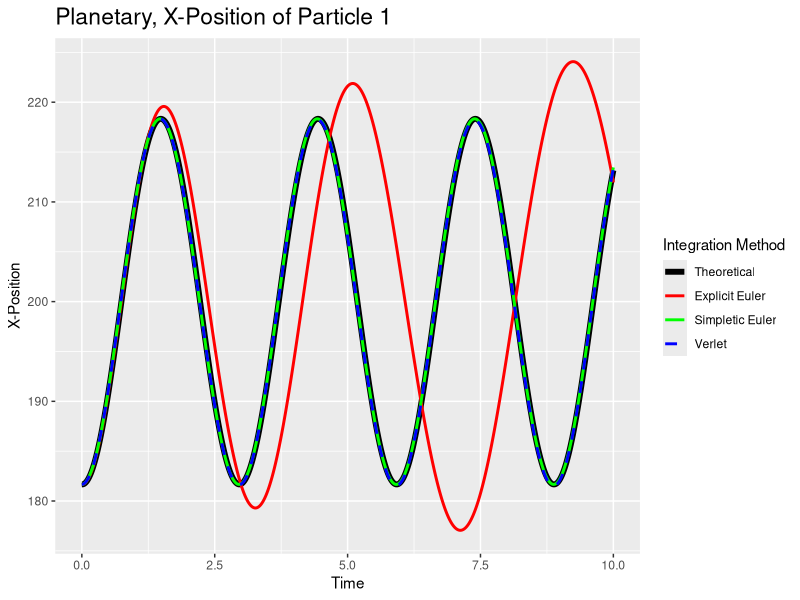
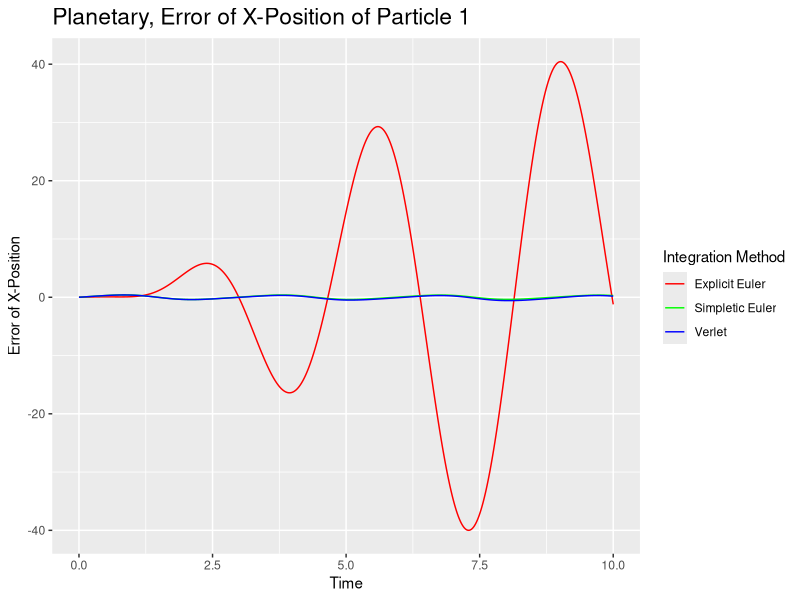
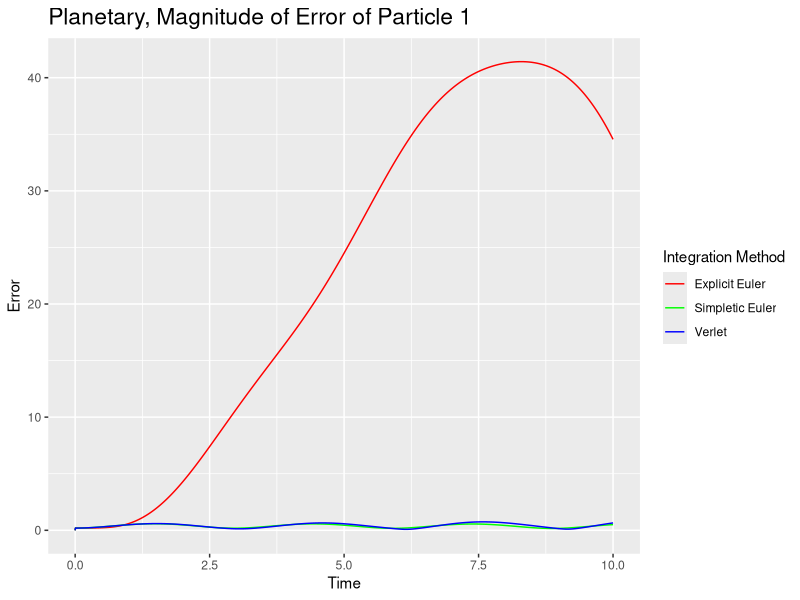
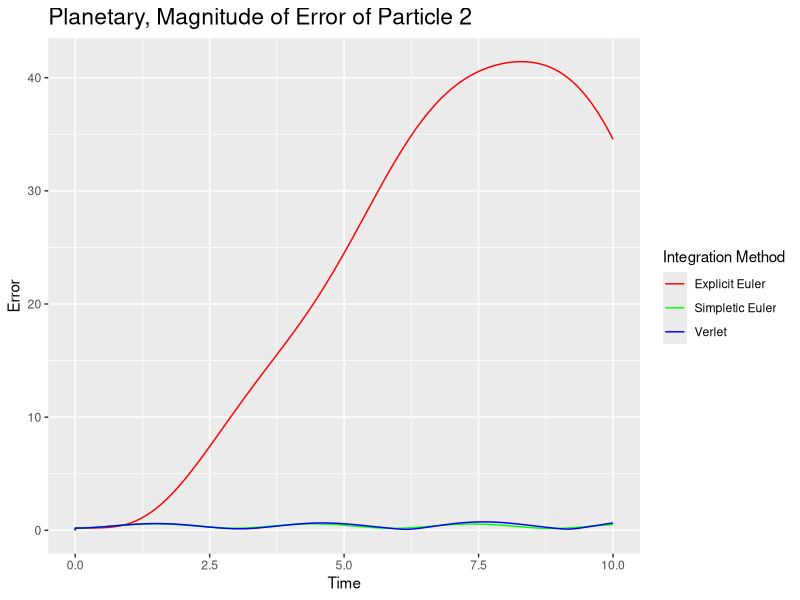
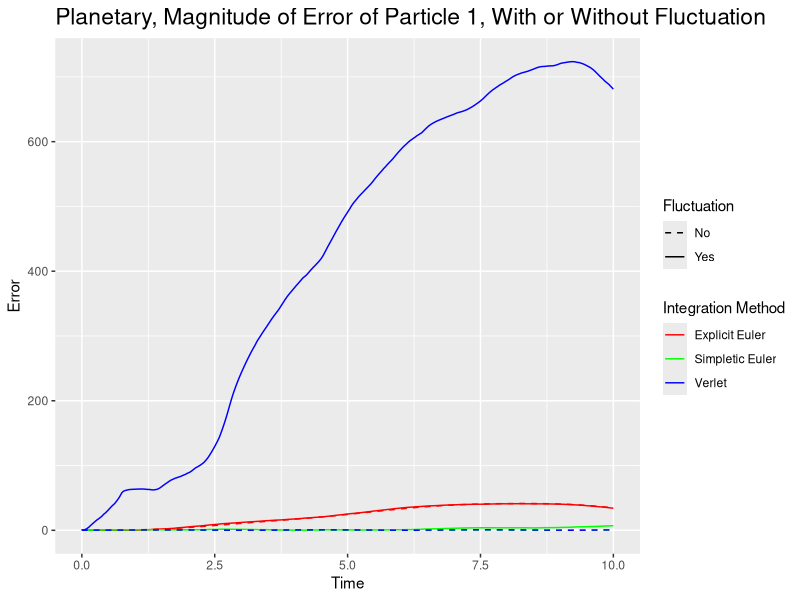
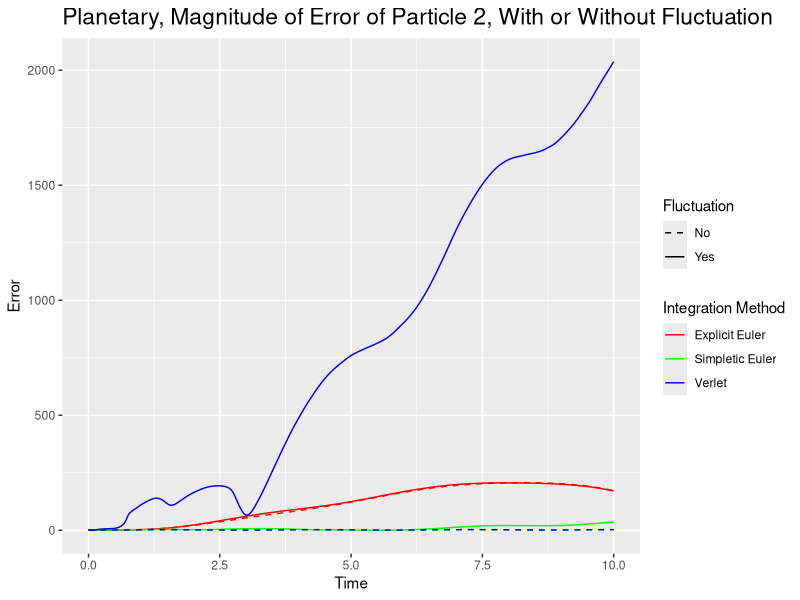
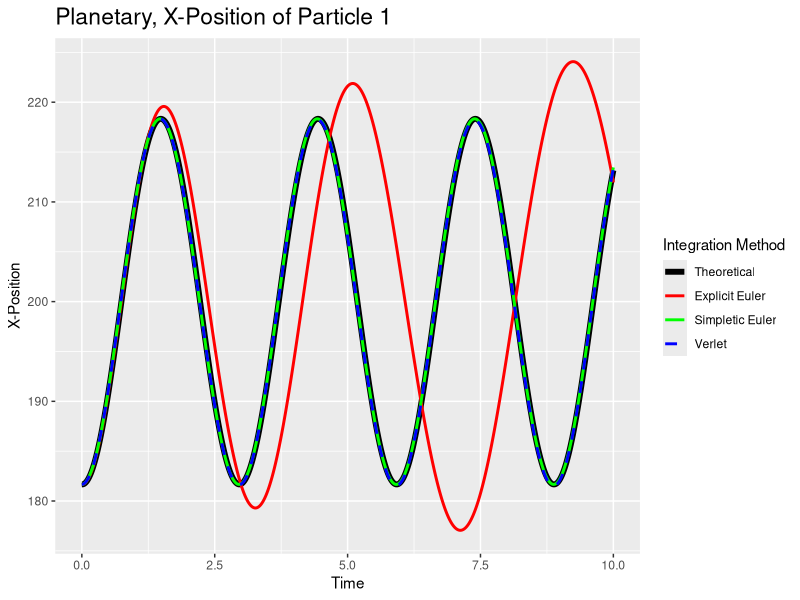
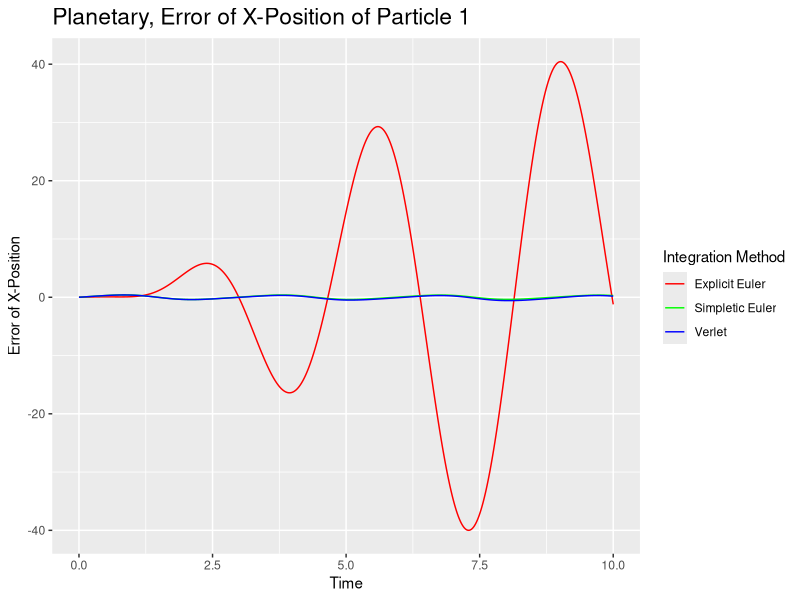

The R source for these figures, in order:
library(ggplot2)
library(tidyverse)

### No Fluctuation

## xpos1
xpos1 <- read.csv("no_fluctuation/x1_pos.csv")
head(xpos1)

# Simple plotting
# Preparing data
tidy.x1 <- xpos1 %>%
  select(Time, Actual, Explicit.Euler, Simpletic.Euler, Verlet) %>%
  gather(key = "integration_method", value = "x1", -Time)
head(tidy.x1)

# Plotting graph
ggplot(tidy.x1, aes(x = Time, y = x1)) +
  geom_line(aes(color = integration_method,
                size = integration_method,
                linetype = integration_method)) +
  scale_color_manual(values = c("black",
                                "red",
                                "green",
                                "blue"),
                     limits = c("Actual",
                                "Explicit.Euler",
                                "Simpletic.Euler",
                                "Verlet"),
                     labels = c("Theoretical",
                                "Explicit Euler",
                                "Simpletic Euler",
                                "Verlet")) +
  scale_size_manual(values = c(2, 1, 1, 1, 1),
                    limits = c("Actual",
                               "Explicit.Euler",
                               "Simpletic.Euler",
                               "Verlet"),
                    labels = c("Theoretical",
                               "Explicit Euler",
                               "Simpletic Euler",
                               "Verlet")) +
  scale_linetype_manual(values = c("solid",
                                   "solid",
                                   "solid",
                                   "dashed"),
                        limits = c("Actual",
                                   "Explicit.Euler",
                                   "Simpletic.Euler",
                                   "Verlet"),
                        labels = c("Theoretical",
                                   "Explicit Euler",
                                   "Simpletic Euler",
                                   "Verlet")) +
  ggtitle("Planetary, X-Position of Particle 1") +
  labs(x = "Time",
       y = "X-Position",
       color = "Integration Method",
       size = "Integration Method",
       linetype = "Integration Method") +
  theme(plot.title = element_text(size = rel(1.5)))

# Saving as PDF
ggsave("x1_plot.pdf", width = 24, height = 18, units = "cm")

# Plotting error
# Preparing data
x1.error <- data.frame(xpos1$Time)
names(x1.error) <- "Time"
x1.error$Explicit.Euler <- xpos1$Explicit.Euler - xpos1$Actual
x1.error$Simpletic.Euler <- xpos1$Simpletic.Euler - xpos1$Actual
x1.error$Verlet <- xpos1$Verlet - xpos1$Actual
head(x1.error)

tidy.x1.error <- x1.error %>%
  select(Time, Explicit.Euler, Simpletic.Euler, Verlet) %>%
  gather(key = "integration_method", value = "x1", -Time)
head(tidy.x1.error)

# Plotting graph
ggplot(tidy.x1.error, aes(x = Time, y = x1)) +
  geom_line(aes(color = integration_method)) +
  scale_color_manual(values = c("red",
                                "green",
                                "blue"),
                     limits = c("Explicit.Euler",
                                "Simpletic.Euler",
                                "Verlet"),
                     labels = c("Explicit Euler",
                                "Simpletic Euler",
                                "Verlet")) +
  ggtitle("Planetary, Error of X-Position of Particle 1") +
  labs(x = "Time",
       y = "Error of X-Position",
       color = "Integration Method") +
  theme(plot.title = element_text(size = rel(1.5)))

# Saving as PDF
ggsave("x1_error_plot.pdf", width = 24, height = 18, units = "cm")

## Error magnitude for particle 1
ypos1 <- read.csv("no_fluctuation/y1_pos.csv")
head(ypos1)
y1.error <- data.frame(ypos1$Time)
names(y1.error) <- "Time"
y1.error$Explicit.Euler <- ypos1$Explicit.Euler - ypos1$Actual
y1.error$Simpletic.Euler <- ypos1$Simpletic.Euler - ypos1$Actual
y1.error$Verlet <- ypos1$Verlet - ypos1$Actual
head(y1.error)

error1.mag <- data.frame(x1.error$Time)
names(error1.mag) <- "Time"
error1.mag$Explicit.Euler <- sqrt(x1.error$Explicit.Euler^2 + y1.error$Explicit.Euler^2)
error1.mag$Simpletic.Euler <- sqrt(x1.error$Simpletic.Euler^2 + y1.error$Simpletic.Euler^2)
error1.mag$Verlet <- sqrt(x1.error$Verlet^2 + y1.error$Verlet^2)
head(error1.mag)

# Preparing data
tidy.error1.mag <- error1.mag %>%
  select(Time, Explicit.Euler, Simpletic.Euler, Verlet) %>%
  gather(key = "integration_method", value = "error1", -Time)
head(tidy.error1.mag)

# Plotting graph
ggplot(tidy.error1.mag, aes(x = Time, y = error1)) +
  geom_line(aes(color = integration_method)) +
  scale_color_manual(values = c("red",
                                "green",
                                "blue"),
                     limits = c("Explicit.Euler",
                                "Simpletic.Euler",
                                "Verlet"),
                     labels = c("Explicit Euler",
                                "Simpletic Euler",
                                "Verlet")) +
  ggtitle("Planetary, Magnitude of Error of Particle 1") +
  labs(x = "Time",
       y = "Error",
       color = "Integration Method") +
  theme(plot.title = element_text(size = rel(1.5)))

# Saving as PDF
ggsave("error1_plot.pdf", width = 24, height = 18, units = "cm")

## Error magnitude for particle 2
xpos2 <- read.csv("no_fluctuation/x2_pos.csv")
ypos2 <- read.csv("no_fluctuation/y2_pos.csv")
error2.mag <- data.frame(xpos2$Time)
names(error2.mag) <- "Time"
error2.mag$Explicit.Euler <- sqrt((xpos2$Explicit.Euler - xpos2$Actual)^2
                                  +
                                  (ypos2$Explicit.Euler - ypos2$Actual)^2)
error2.mag$Simpletic.Euler <- sqrt((xpos2$Simpletic.Euler - xpos2$Actual)^2
                                   +
                                   (ypos2$Simpletic.Euler - ypos2$Actual)^2)
error2.mag$Verlet <- sqrt((xpos2$Verlet - xpos2$Actual)^2
                          +
                          (ypos2$Verlet - ypos2$Actual)^2)
head(error2.mag)

# Preparing data
tidy.error2.mag <- error2.mag %>%
  select(Time, Explicit.Euler, Simpletic.Euler, Verlet) %>%
  gather(key = "integration_method", value = "error1", -Time)
head(tidy.error2.mag)

# Plotting graph
ggplot(tidy.error1.mag, aes(x = Time, y = error1)) +
  geom_line(aes(color = integration_method)) +
  scale_color_manual(values = c("red",
                                "green",
                                "blue"),
                     limits = c("Explicit.Euler",
                                "Simpletic.Euler",
                                "Verlet"),
                     labels = c("Explicit Euler",
                                "Simpletic Euler",
                                "Verlet")) +
  ggtitle("Planetary, Magnitude of Error of Particle 2") +
  labs(x = "Time",
       y = "Error",
       color = "Integration Method") +
  theme(plot.title = element_text(size = rel(1.5)))

# Saving as PDF
ggsave("error2_plot.pdf", width = 24, height = 18, units = "cm")

#####################################################

### Fluctuation

## Particle 1
fluc.xpos1 <- read.csv("fluctuation/x1_pos.csv")
fluc.ypos1 <- read.csv("fluctuation/y1_pos.csv")
fluc.error1.mag <- data.frame(fluc.xpos1$Time)
names(fluc.error1.mag) <- "Time"
fluc.error1.mag$Explicit.Euler <- sqrt((fluc.xpos1$Explicit.Euler - fluc.xpos1$Actual)^2
                                       + (fluc.ypos1$Explicit.Euler - fluc.ypos1$Actual)^2)
fluc.error1.mag$Simpletic.Euler <- sqrt((fluc.xpos1$Simpletic.Euler - fluc.xpos1$Actual)^2
                                        + (fluc.ypos1$Simpletic.Euler - fluc.ypos1$Actual)^2)
fluc.error1.mag$Verlet <- sqrt((fluc.xpos1$Verlet - fluc.xpos1$Actual)^2
                               + (fluc.ypos1$Verlet - fluc.ypos1$Actual)^2)
head(fluc.error1.mag)

# Data Preparation
error1.mag$Fluctuation <- rep(FALSE, length(error1.mag$Time))
fluc.error1.mag$Fluctuation <- rep(TRUE, length(fluc.error1.mag$Time))
all.error1.mag <- rbind(error1.mag, fluc.error1.mag)
head(all.error1.mag)

tidy.all.error1.mag <- all.error1.mag %>%
  gather(key = "integration_method", value = "error1", -Time, -Fluctuation)
head(tidy.all.error1.mag)

# Plotting graph
ggplot(tidy.all.error1.mag, aes(x = Time, y = error1)) +
  geom_line(aes(color = integration_method,
                linetype = Fluctuation)) +
  scale_color_manual(values = c("red",
                                "green",
                                "blue"),
                     limits = c("Explicit.Euler",
                                "Simpletic.Euler",
                                "Verlet"),
                     labels = c("Explicit Euler",
                                "Simpletic Euler",
                                "Verlet")) +
  scale_linetype_manual(values = c("dashed",
                                "solid"),
                     limits = c(FALSE,
                                TRUE),
                     labels = c("No",
                                "Yes")) +
  ggtitle("Planetary, Magnitude of Error of Particle 1, With or Without Fluctuation") +
  labs(x = "Time",
       y = "Error",
       color = "Integration Method",
       linetype = "Fluctuation") +
  theme(plot.title = element_text(size = rel(1.5)))

# Saving as PDF
ggsave("all_error1_plot.pdf", width = 24, height = 18, units = "cm")

## Particle 2
fluc.xpos2 <- read.csv("fluctuation/x2_pos.csv")
fluc.ypos2 <- read.csv("fluctuation/y2_pos.csv")
fluc.error2.mag <- data.frame(fluc.xpos2$Time)
names(fluc.error2.mag) <- "Time"
fluc.error2.mag$Explicit.Euler <- sqrt((fluc.xpos2$Explicit.Euler - fluc.xpos2$Actual)^2
                                       + (fluc.ypos2$Explicit.Euler - fluc.ypos2$Actual)^2)
fluc.error2.mag$Simpletic.Euler <- sqrt((fluc.xpos2$Simpletic.Euler - fluc.xpos2$Actual)^2
                                        + (fluc.ypos2$Simpletic.Euler - fluc.ypos2$Actual)^2)
fluc.error2.mag$Verlet <- sqrt((fluc.xpos2$Verlet - fluc.xpos2$Actual)^2
                               + (fluc.ypos2$Verlet - fluc.ypos2$Actual)^2)
head(fluc.error2.mag)

# Data Preparation
error2.mag$Fluctuation <- rep(FALSE, length(error2.mag$Time))
fluc.error2.mag$Fluctuation <- rep(TRUE, length(fluc.error2.mag$Time))
all.error2.mag <- rbind(error2.mag, fluc.error2.mag)
head(all.error2.mag)

tidy.all.error2.mag <- all.error2.mag %>%
  gather(key = "integration_method", value = "error2", -Time, -Fluctuation)
head(tidy.all.error2.mag)

# Plotting graph
ggplot(tidy.all.error2.mag, aes(x = Time, y = error2)) +
  geom_line(aes(color = integration_method,
                linetype = Fluctuation)) +
  scale_color_manual(values = c("red",
                                "green",
                                "blue"),
                     limits = c("Explicit.Euler",
                                "Simpletic.Euler",
                                "Verlet"),
                     labels = c("Explicit Euler",
                                "Simpletic Euler",
                                "Verlet")) +
  scale_linetype_manual(values = c("dashed",
                                   "solid"),
                        limits = c(FALSE,
                                   TRUE),
                        labels = c("No",
                                   "Yes")) +
  ggtitle("Planetary, Magnitude of Error of Particle 2, With or Without Fluctuation") +
  labs(x = "Time",
       y = "Error",
       color = "Integration Method",
       linetype = "Fluctuation") +
  theme(plot.title = element_text(size = rel(1.5)))

# Saving as PDF
ggsave("all_error2_plot.pdf", width = 24, height = 18, units = "cm")









